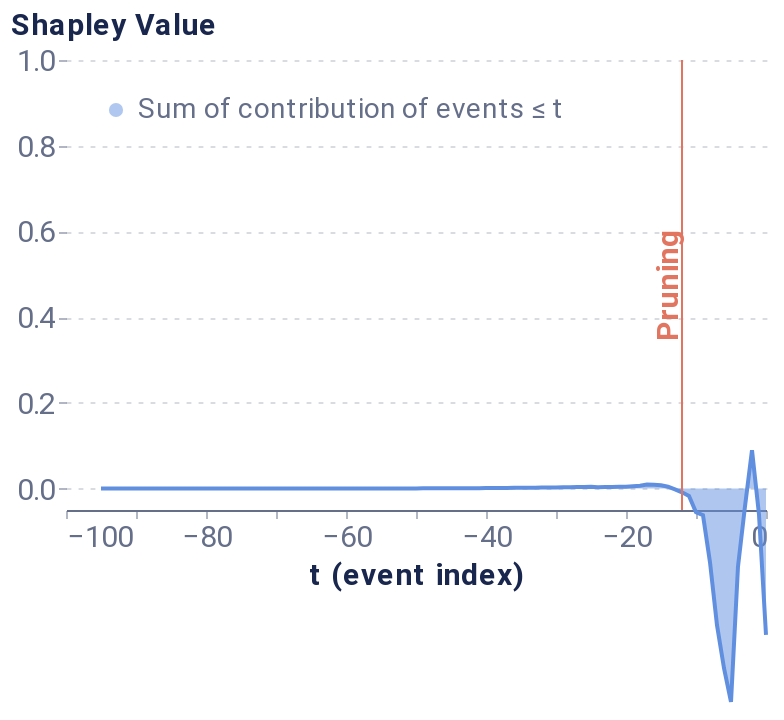

Source (notebook cell):
### Code cell
pruning_sv, pruning_ind = pruning_result
plot_temp_coalition_pruning(pruning_sv, pruned_idx=pruning_ind, 
                            solve_negatives=False, plot_limit=explicand_len)

### Figure 1 — Vega-Lite specification as saved in the notebook (floating-point values rounded to 4 significant figures; data arrays with more than 128 entries replaced by an {"elided": "..."} marker saying what was removed)
{"config": {"axis": {"domain": true, "domainColor": "#666F89", "grid": false, "gridCap": "round", "gridColor": "#B3B7C4", "gridDash": [2, 4], "gridWidth": 0.5, "labelColor": "#666F89", "labelFont": "Roboto, Arial, sans-serif", "labelPadding": 2, "tickColor": "#666F89", "tickOpacity": 0.5, "tickSize": 4, "titleColor": "#19274E", "titleFont": "Roboto, Arial, sans-serif", "titleFontSize": 12}, "axisBand": {"domain": true, "labelPadding": 4, "ticks": false}, "axisY": {"domain": false, "titleAlign": "left", "titleAngle": 0, "titleX": -20, "titleY": -10}, "legend": {"labelColor": "#666F89", "labelFont": "Roboto, Arial, sans-serif", "labelFontSize": 12, "symbolSize": 40, "titleColor": "#19274E", "titleFont": "Roboto, Arial, sans-serif", "titleFontSize": 12, "titlePadding": 4}, "arc": {"stroke": "#FFFFFF", "strokeWidth": 1}, "bar": {"fill": "#2770EB", "stroke": null}, "line": {"stroke": "#2770EB", "strokeWidth": 2}, "path": {"stroke": "#2770EB", "strokeWidth": 0.5}, "point": {"fill": "#2770EB", "shape": "circle", "filled": true}, "rect": {"fill": "#2770EB"}, "rule": {"stroke": "#666F89"}, "shape": {"stroke": "#2770EB"}, "text": {"color": "#19274E", "font": "Roboto, Arial, sans-serif", "fontSize": 12}, "range": {"category": ["#2770EB", "#77B98A", "#DA5252", "#FFC400", "#A87AEA", "#00A39E", "#19274E"], "diverging": ["#006360", "#2BB3AE", "#96D9D7", "#FFFFFF", "#EDAAAA", "#DA5252", "#811D1D"], "heatmap": ["#18448F", "#1B4EA5", "#2770EB", "#4C88EE", "#82ACF3", "#A6C4F7", "#E9F1FD"], "ramp": ["#18448F", "#1B4EA5", "#2770EB", "#4C88EE", "#82ACF3", "#A6C4F7", "#E9F1FD"]}, "background": "#FFFFFF", "group": {"fill": "#FFFFFF"}, "header": {"labelColor": "#19274E", "labelFont": "Roboto, Arial, sans-serif", "labelFontSize": 12, "titleColor": "#19274E", "titleFont": "Roboto, Arial, sans-serif", "titleFontSize": 16}, "title": {"anchor": "start", "color": "#19274E", "font": "Roboto, Arial, sans-serif", "fontSize": 20, "fontWeight": "bold", "offset": 20, "subtitleColor": "#19274E", "subtitleFontSize": 16}, "view": {"continuousHeight": 300, "continuousWidth": 400, "stroke": "transparent"}}, "layer": [{"mark": {"type": "area", "opacity": 0.5}, "encoding": {"color": {"field": "Coalition", "legend": {"fillColor": "white", "labelFontSize": 14, "labelLimit": 0, "orient": "top-left", "symbolSize": 50, "symbolStrokeWidth": 0, "title": null}, "scale": {"domain": ["Sum of contribution of events ≤ t"], "range": ["#618FE0"]}, "type": "nominal"}, "x": {"axis": {"labelFontSize": 15, "title": "t (event index)", "titleFontSize": 15}, "field": "t (event index)", "type": "quantitative"}, "y": {"axis": {"grid": true, "labelFontSize": 15, "titleFontSize": 15, "titleX": -28}, "field": "Shapley Value", "scale": {"domain": [-0.05, 1]}, "type": "quantitative"}}}, {"mark": "line", "encoding": {"color": {"field": "Coalition", "legend": {"fillColor": "white", "labelFontSize": 14, "labelLimit": 0, "orient": "top-left", "symbolSize": 50, "symbolStrokeWidth": 0, "title": null}, "scale": {"domain": ["Sum of contribution of events ≤ t"], "range": ["#618FE0"]}, "type": "nominal"}, "x": {"axis": {"labelFontSize": 15, "title": "t (event index)", "titleFontSize": 15}, "field": "t (event index)", "type": "quantitative"}, "y": {"axis": {"grid": true, "labelFontSize": 15, "titleFontSize": 15, "titleX": -28}, "field": "Shapley Value", "scale": {"domain": [-0.05, 1]}, "type": "quantitative"}}}, {"data": {"name": "data-f6e92330a9bf5f16bcc7fbdfb457f47c"}, "mark": {"type": "rule", "color": "#E17560"}, "encoding": {"x": {"field": "x", "type": "quantitative"}}}, {"data": {"name": "data-a737a7e0ea28edf89e4279c15f3d056f"}, "mark": {"type": "text", "angle": 270, "color": "#E17560", "fontSize": 15, "fontWeight": "bold", "text": "Pruning"}, "encoding": {"x": {"field": "x", "type": "quantitative"}}}], "data": {"name": "data-4165b5d2319789020c099070b0e99fdb"}, "height": 225, "width": 350, "$schema": "https://vega.github.io/schema/vega-lite/v4.17.0.json", "datasets": {"data-4165b5d2319789020c099070b0e99fdb": {"elided": "192 records"}, "data-f6e92330a9bf5f16bcc7fbdfb457f47c": [{"x": -12}], "data-a737a7e0ea28edf89e4279c15f3d056f": [{"x": -14}]}}
